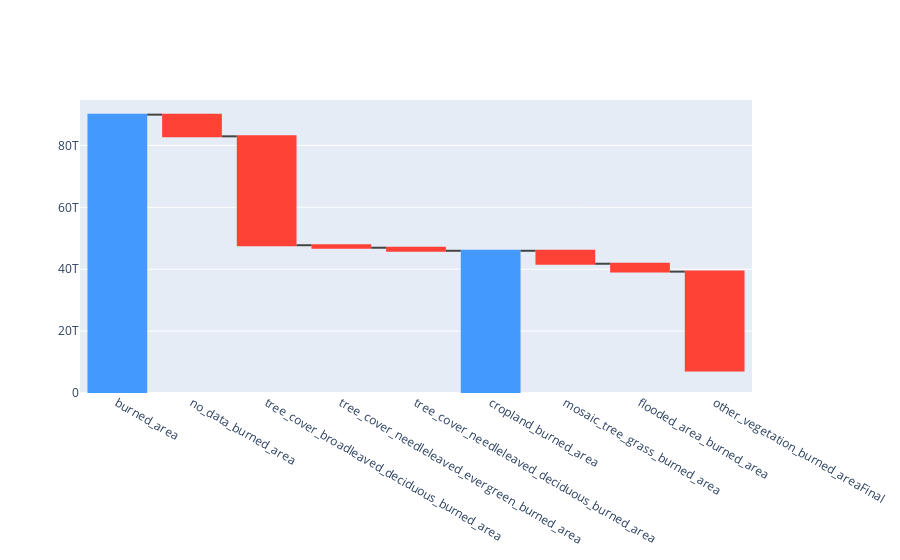

Write notebook code for a chart like this one.
### Code cell
import plotly.graph_objects as go

fig1  = go.Figure()
hrz = ["burned_area", "no_data_burned_area","tree_cover_broadleaved_deciduous_burned_area",
       "tree_cover_needleleaved_evergreen_burned_area","tree_cover_needleleaved_deciduous_burned_area", "cropland_burned_area", "mosaic_tree_grass_burned_area", "flooded_area_burned_area", "other_vegetation_burned_area"
       "Final"]
vrt = [ df_veg["burned_area"][0], 
       -df_veg["no_data_burned_area"][0],
       -df_veg["tree_cover_broadleaved_deciduous_burned_area"][0],
       -df_veg["tree_cover_needleleaved_evergreen_burned_area"][0],
       -df_veg["tree_cover_needleleaved_deciduous_burned_area"][0],
       -df_veg["cropland_burned_area"][0],
       -df_veg["mosaic_tree_grass_burned_area"][0],
       -df_veg["flooded_area_burned_area"][0],
       -df_veg["other_vegetation_burned_area"][0],
       None]
fig1.add_trace(go.Waterfall(                 
                  x = hrz, y = vrt,
                  base = 0,
                  measure = [ "absolute","relative",    
                              "relative","relative",
                              "relative","total" ]                        
                ))                                 
fig1.show()

### Figure 1 — Plotly figure (JSON) as saved in the notebook; plotly's stock layout.template omitted (floating-point values rounded to 4 significant figures)
{"data": [{"base": 0, "measure": ["absolute", "relative", "relative", "relative", "relative", "total"], "type": "waterfall", "x": ["burned_area", "no_data_burned_area", "tree_cover_broadleaved_deciduous_burned_area", "tree_cover_needleleaved_evergreen_burned_area", "tree_cover_needleleaved_deciduous_burned_area", "cropland_burned_area", "mosaic_tree_grass_burned_area", "flooded_area_burned_area", "other_vegetation_burned_areaFinal"], "y": [89940704892432, -7004942864842, -35183926581228, -807798707721, -988045537799, -5687008018231, -4188674581006, -2544568553482, -31979288438507, null]}], "layout": {}}
